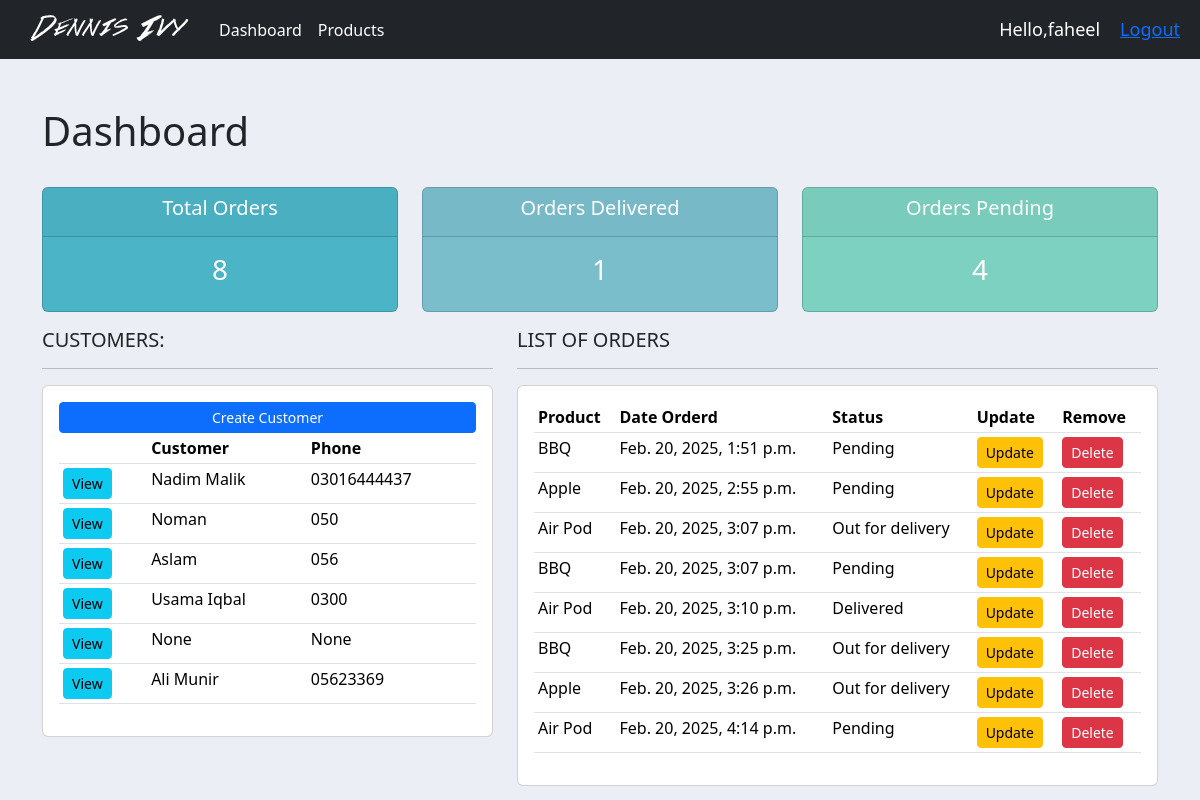
The page / (signed in) on the database as committed earlier.
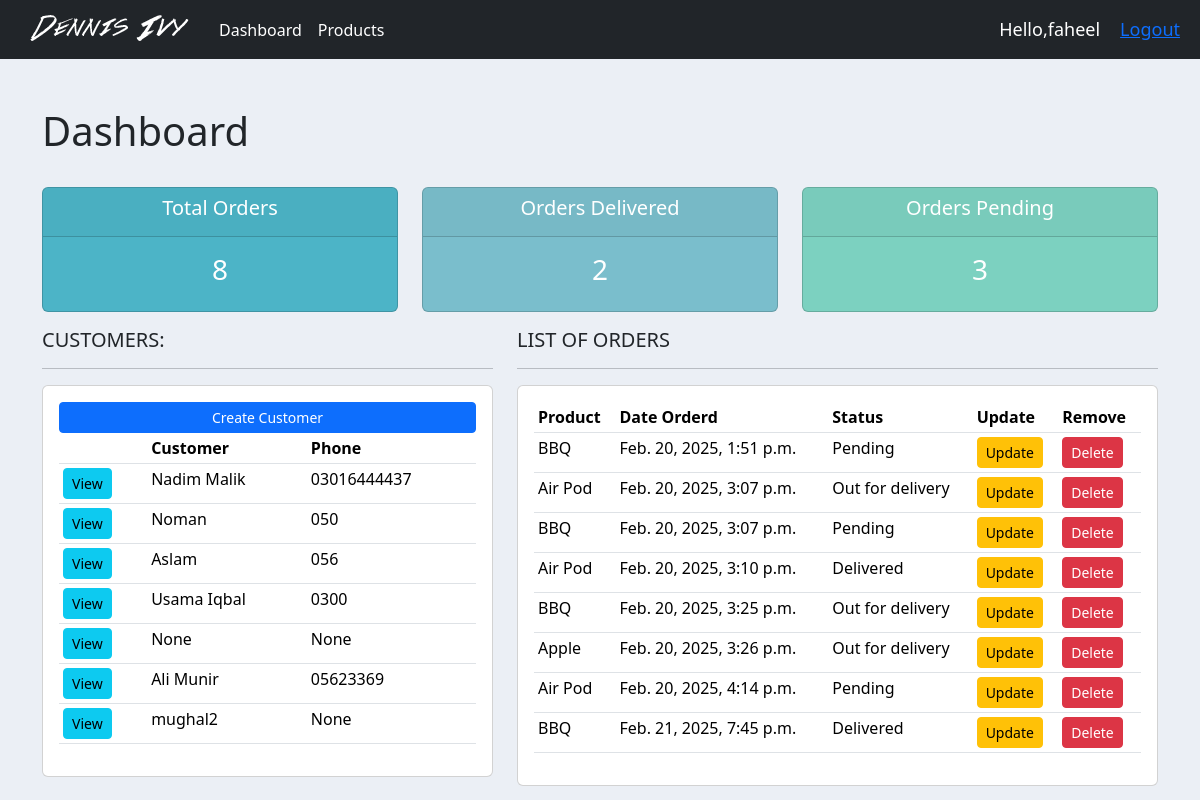
The same page on the database as committed later.
### accounts/models.py (models this page shows, shortened)
class Customer(models.Model):
	user = models.OneToOneField(User, null=True, blank=True, on_delete=models.CASCADE)
	name = models.CharField(max_length=200, null=True)
	phone = models.CharField(max_length=18, null=True)
	email = models.CharField(max_length=18, null=True)
	date_created = models.DateField(auto_now_add=True, null=True)
	profile_pic = models.ImageField(default="Profile_Sample.png", null=True, blank=True)

class Order(models.Model):
	STATUS = (
			('Pending', 'Pending'),
			('Out for delivery', 'Out for delivery'),
			('Delivered', 'Delivered'),
			)
	customer = models.ForeignKey(Customer, on_delete= models.SET_NULL, null=True)
	product = models.ForeignKey(Product, on_delete= models.SET_NULL, null=True)
	date_created = models.DateTimeField(auto_now_add=True, null=True, blank=True)
	status = models.CharField(max_length=200, null=True, choices=STATUS)
	note = models.CharField(max_length=200, null=True)

class Product(models.Model):
	CATEGORY = (
			('Indoor', 'Indoor'),
			('Out Door', 'Out Door'),
			)
	name = models.CharField(max_length=200, null=True)
	price = models.FloatField(null=True)
	category = models.CharField(max_length=200, null=True, choices=CATEGORY)
	description = models.TextField()
	date_created = models.DateTimeField(auto_now_add=True, null=True, blank=True)
	def __str__(self):
		return self.name

### accounts/decorators.py (the view)
    def wrapper_function(request, *args, **kwargs):
        group = None
        if request.user.groups.exists():
            group = request.user.groups.all()[0].name
        if group == 'customer':
            return redirect('user-page')
        if group == 'admin':
            return view_func(request, *args, **kwargs)

### accounts/views.py (called while the page is built)
@login_required(login_url='login')
@admin_only
def home(request):
    orders = Order.objects.all()
    customers = Customer.objects.all()
    total_customers = customers.count()
    total_orders = orders.count()
    delivered = orders.filter(status = 'Delivered').count()
    pending = orders.filter(status = 'Pending').count()
    context = {'orders': orders, 'customers': customers,'total_orders':total_orders, 'delivered':delivered, 'pending':pending }
    return render(request, 'accounts/dashboard.html', context)

### accounts/templates/accounts/dashboard.html (shortened to what this page needs)
{% extends "base.html" %}
{% block content %}
<div class='container mt-5'>
	<h1>Dashboard</h1>
    {% include "accounts/status.html" %}
<div class="row">
	<div class="col-md-5">
		<h5>CUSTOMERS: {{total_customers}} </h5>
		<hr>
		<div class="card card-body">
			<a class="btn btn-primary  btn-sm btn-block" href="customer">Create Customer</a>
			<table class="table table-sm">
				<tr>
					<th></th>
					<th>Customer</th>
					<th>Phone</th>
				</tr>
				{% for customer in customers %}
					<tr>
						<td><a href="{% url 'customer' customer.id %}" class="btn btn-sm btn-info">View</a></td>
						<td>{{customer.name}}</td>
						<td>{{customer.phone}}</td>
					</tr>
				{% endfor %}
			</table>
		</div>
	</div>
	<div class="col-md-7">
		<h5>LIST OF ORDERS</h5>
		<hr>
		<div class="card card-body">
			<table class="table table-sm">
				<tr>
					<th>Product</th>
					<th>Date Orderd</th>
					<th>Status</th>
					<th>Update</th>
					<th>Remove</th>
				</tr>
				{% for order in orders %}
					<tr>
						<td>{{order.product}}</td>
						<td>{{order.date_created}}</td>
						<td>{{order.status}}</td>
						<td><a class="btn btn-sm btn-warning" href="{% url 'update_order' order.id %}">Update</a></td>
						<td><a class="btn btn-sm btn-danger" href="{% url 'delete_order' order.id %}">Delete</a></td>
					</tr>
				{% endfor %}
			</table>
		</div>
	</div>
</div>
{% endblock content %}

Rows that differ between the two databases and show on the page:
removed Order: product "Apple", date_created "Feb. 20, 2025, 2:55 p.m.", status "Pending"
added Customer: name "mughal2", phone "None"
added Order: product "BBQ", date_created "Feb. 21, 2025, 7:45 p.m.", status "Delivered"
Other text that changed with them:
{{ delivered }}: "1" → "2"
{{ pending }}: "4" → "3"
